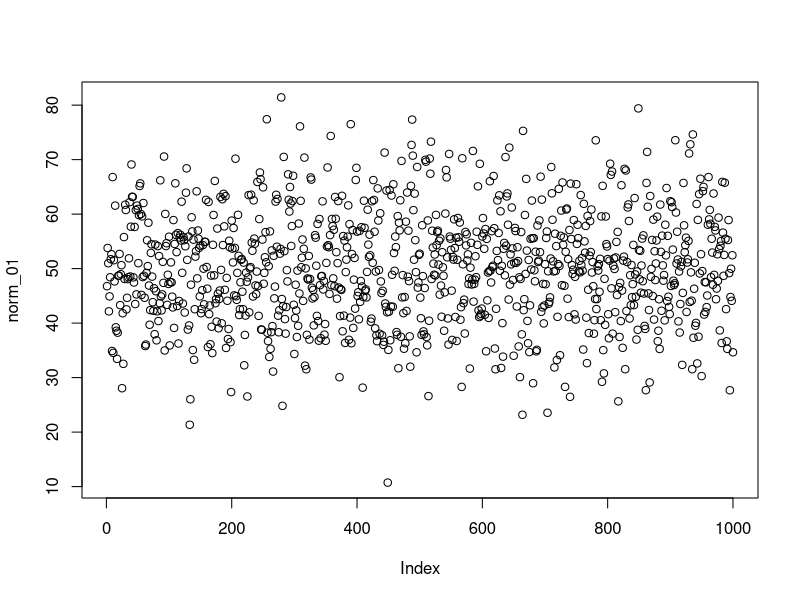
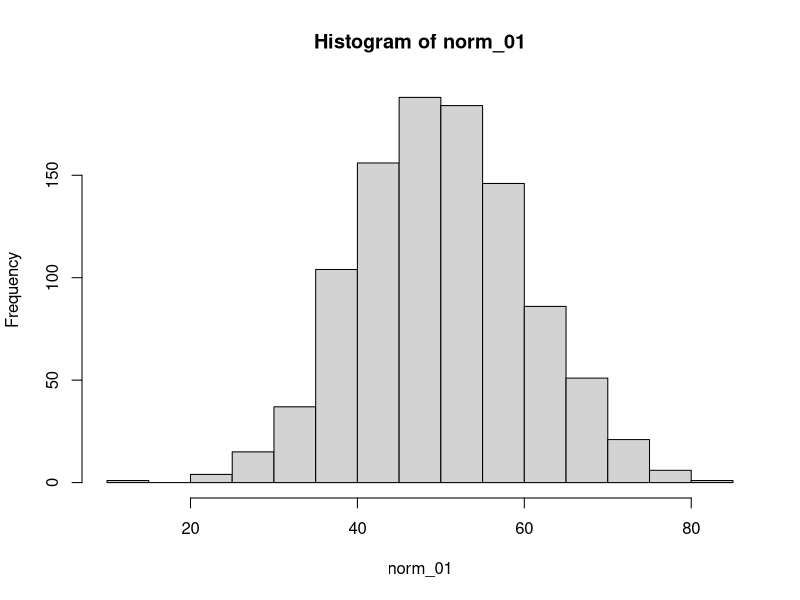
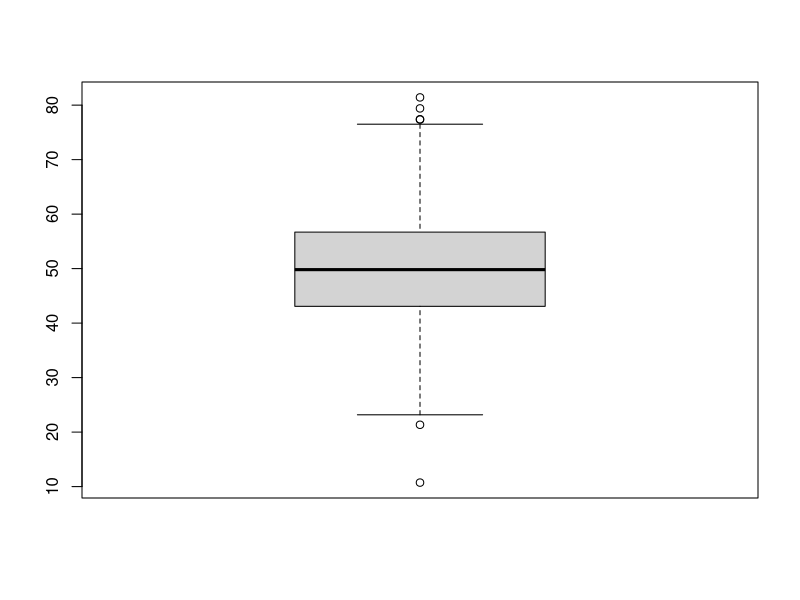
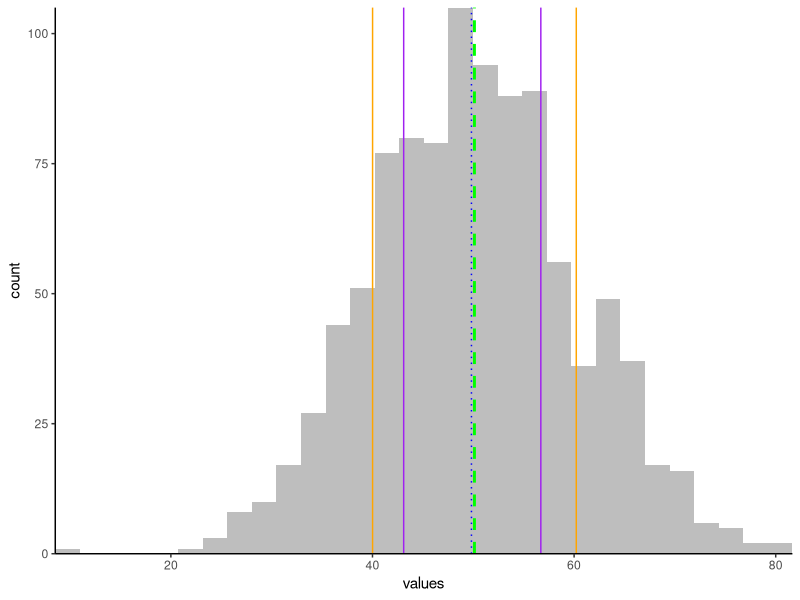
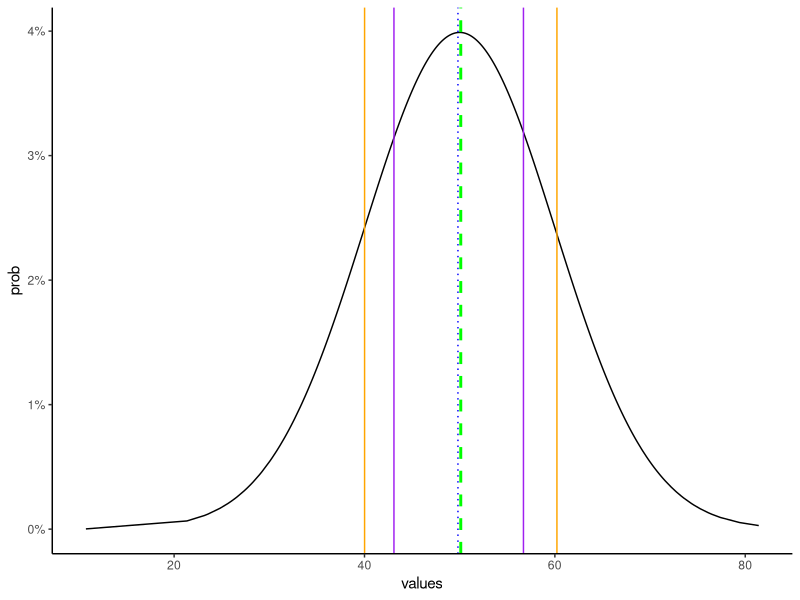
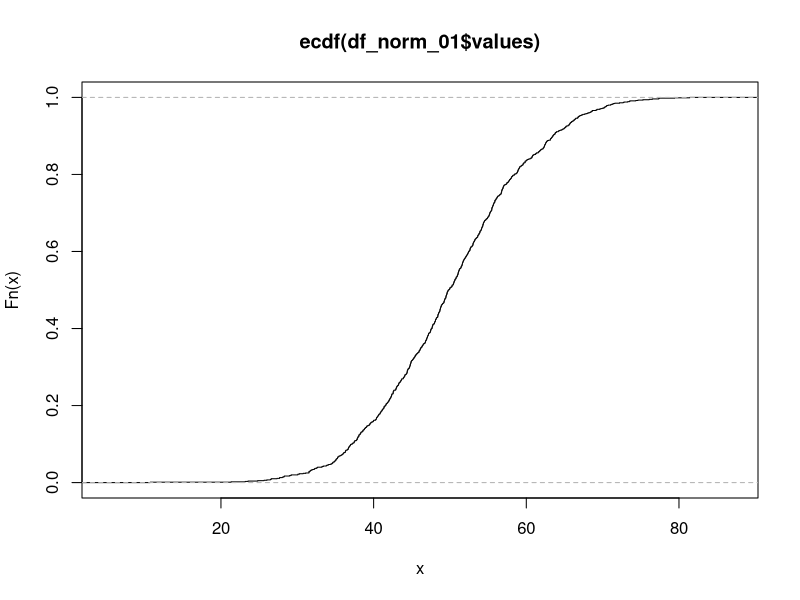
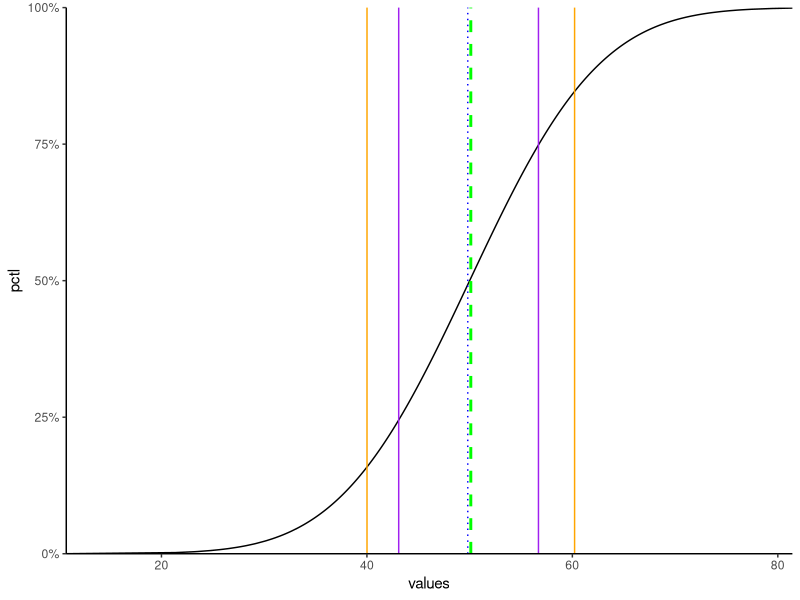
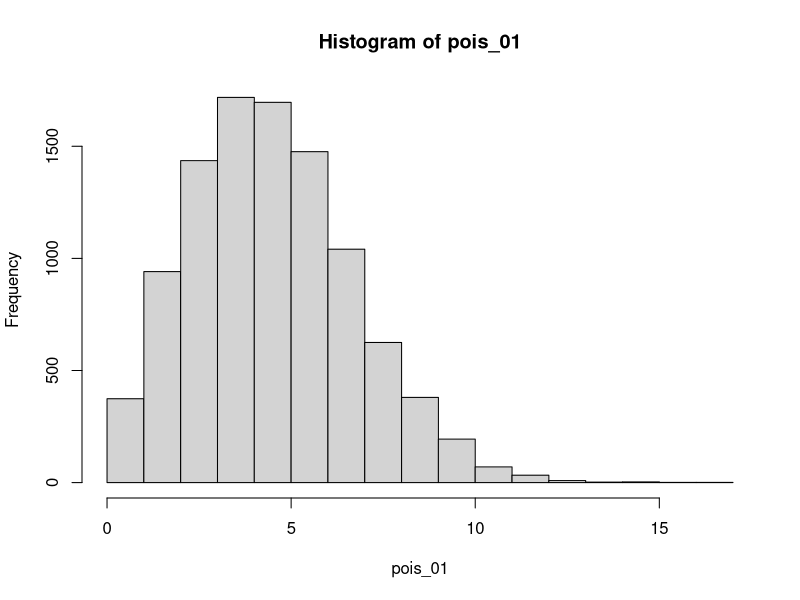

Write the R code that produced these figures, in order.
## ---- chunk 1
knitr::opts_chunk$set(echo=FALSE,
                      message=FALSE,
                      warning=FALSE)

library(tidyverse)
library(lubridate)
library(scales)

## ---- chunk 2

m <- 50
std <- 10
norm_01 <- rnorm(n=1000, mean=m, sd=std)
## ---- chunk 3

plot(norm_01)
hist(norm_01)
boxplot(norm_01)

## ---- chunk 4
df_norm_01 <- data.frame(values=norm_01)

summary(df_norm_01)
print(paste0('Std dev: ', sd(df_norm_01$values)))
## ---- chunk 5

ggplot(df_norm_01, aes(x=values))+geom_histogram(fill='grey')+
  geom_vline(xintercept = mean(df_norm_01$values), color='green', linetype='dashed', size=1)+
  geom_vline(xintercept = median(df_norm_01$values), color='blue', linetype='dotted')+
  geom_vline(xintercept=quantile(df_norm_01$values, 0.25), color='purple')+
  geom_vline(xintercept = quantile(df_norm_01$values, 0.75), color='purple')+
  geom_vline(xintercept=mean(df_norm_01$values)-sd(df_norm_01$values), color='orange')+
  geom_vline(xintercept=mean(df_norm_01$values)+sd(df_norm_01$values), color='orange')+
  scale_y_continuous(expand=c(0,0))+
  scale_x_continuous(expand=c(0,0))+
  theme_classic()
## ---- chunk 6
df_norm_01 <- df_norm_01 %>% mutate(
  prob=dnorm(values, mean=m, sd=std)
)

ggplot(df_norm_01, aes(x=values, y=prob))+geom_line()+
  geom_vline(xintercept = mean(df_norm_01$values), color='green', linetype='dashed', size=1)+
  geom_vline(xintercept = median(df_norm_01$values), color='blue', linetype='dotted')+
  geom_vline(xintercept=quantile(df_norm_01$values, 0.25), color='purple')+
  geom_vline(xintercept = quantile(df_norm_01$values, 0.75), color='purple')+
  geom_vline(xintercept=mean(df_norm_01$values)-sd(df_norm_01$values), color='orange')+
  geom_vline(xintercept=mean(df_norm_01$values)+sd(df_norm_01$values), color='orange')+
  scale_y_continuous(labels=percent)+
  theme_classic()

## ---- chunk 7
plot(ecdf(df_norm_01$values))
## ---- chunk 8
df_norm_01 <- df_norm_01 %>% mutate(
  pctl = pnorm(values, mean=m, sd=std)
)

ggplot(df_norm_01, aes(x=values, y=pctl))+geom_line()+
  geom_vline(xintercept = mean(df_norm_01$values), color='green', linetype='dashed', size=1)+
  geom_vline(xintercept = median(df_norm_01$values), color='blue', linetype='dotted')+
  geom_vline(xintercept=quantile(df_norm_01$values, 0.25), color='purple')+
  geom_vline(xintercept = quantile(df_norm_01$values, 0.75), color='purple')+
  geom_vline(xintercept=mean(df_norm_01$values)-sd(df_norm_01$values), color='orange')+
  geom_vline(xintercept=mean(df_norm_01$values)+sd(df_norm_01$values), color='orange')+
  scale_x_continuous(expand=c(0,0))+
  scale_y_continuous(labels=percent, expand=c(0,0), limits=c(0,1))+
  theme_classic()

## ---- chunk 9
options(scipen = 99)
x <- 40
dnorm(x=x, mean=m, sd=std)

## ---- chunk 10
x <- mean(df_norm_01$values)-sd(df_norm_01$values)
pnorm(q=x, mean=m, sd=std)

## ---- chunk 11
x <- x
y <- mean(df_norm_01$values)+sd(df_norm_01$values)
p_lower <- pnorm(q=x, mean=m, sd=std)
p_upper <- pnorm(q=y, mean=m, sd=std, lower.tail=FALSE)
pxy <- 1-(p_lower+p_upper)

## ---- chunk 12
nn <- 10000
lmb <- 5
pois_01 <- rpois(n=nn, lambda=lmb)
hist(pois_01)
## ---- chunk 13
xx <- c(1:max(pois_01))
lmb <- 5
pois_02 <- dpois(x=xx, lambda=lmb)
plot(pois_02)
## ---- chunk 14
nn <- 1000
lmb <- 10
wpois <- rpois(n=nn, lambda = lmb)
hist(wpois)

xx <- c(1:20)
wpois <- dpois(x=xx, lambda = lmb)
plot(wpois)
## ---- chunk 15
w1 <- 3
lmb <- 10
wdpois <- dpois(x=w1, lambda=lmb)
print(paste0("3 visits: ", wdpois*100, " percent"))

wppois <- ppois(q=w1, lambda = lmb)
print(paste0(w1, " visits or less: ", wppois*100, " percent"))

w1 <- 12
wppois <- ppois(q=w1, lambda = lmb, lower.tail=FALSE)
print(paste0("More than ",w1, " visits: ", wppois*100, " percent"))

## ---- chunk 16
vpm <- 10
df_pois <- data.frame(visits=c(1:24))
#df_pois$prob <- dpois(x=df_pois$visits, lambda=10)
df_pois <- df_pois %>% mutate(
  prob=dpois(x=visits, lambda=vpm),
  cprob=ppois(q=visits, lambda=vpm)
)

plot(df_pois$prob)
plot(df_pois$cprob)

df_pois <- df_pois %>% mutate(
  visitsd=visits*60*24
)

ggplot(df_pois, aes(x=visitsd, y=prob))+geom_line()
## ---- chunk 17
nn <- 1000
df_pois_sim <- data.frame(vpms=rpois(n=nn, lambda=vpm))
df_pois_sim <- df_pois_sim %>% mutate(
  vpd=vpms*60*24
)
ggplot(df_pois_sim, aes(x=vpms))+geom_histogram(binwidth = 1)
## set bindwidth by calc
bw <- (max(df_pois_sim$vpd)-min(df_pois_sim$vpd))/15
## plot vpd
ggplot(df_pois_sim, aes(x=vpd))+geom_histogram(binwidth=bw)
## ---- chunk 18

## function to create gamma samples and density
fGammavardens <- function(num, sh, sc){
  shsc <- paste0('gamma','-',sh,':', sc)
  cat(paste0('shape=',sh,' rate=', sc))
  datagam <- rgamma(n=1000, shape=sh, scale=sc)
  plot.hist <- hist(datagam)
  #plot.hist <- ggplot(data.frame(datagam), aes(x=datagam))+geom_histogram()
  
  datagam <- round(datagam, 3)
  datagam <- unique(datagam)
  dengam <- dgamma(datagam, shape=sh, scale=sc)
  gam <- data.frame(datagam, dengam, ksc=shsc)
  plot.dense <- plot(data=gam, dengam~datagam)
  #plot.dense <- ggplot(gam, aes(x=datagam, y=dengam))+geom_line()+theme_classic()
  
  list(plot.hist, plot.dense)
  return(gam)
}

gam_all <- data.frame()

gamsample <- fGammavardens(1000, 1, 0.5)
gam_all <- bind_rows(gam_all, gamsample)

gamsample <- fGammavardens(1000, 1, 1)
gam_all <- bind_rows(gam_all, gamsample)

gamsample <- fGammavardens(1000, 1, 2)
gam_all <- bind_rows(gam_all, gamsample)

gamsample <- fGammavardens(1000, 2, 0.5)
gam_all <- bind_rows(gam_all, gamsample)

gamsample <- fGammavardens(1000, 2, 2)
gam_all <- bind_rows(gam_all, gamsample)

gamsample <- fGammavardens(1000, 3, 0.5)
gam_all <- bind_rows(gam_all, gamsample)

gamsample <- fGammavardens(1000, 3, 1)
gam_all <- bind_rows(gam_all, gamsample)

gamsample <- fGammavardens(1000, 5, 1)
gam_all <- bind_rows(gam_all, gamsample)


gam_all <- gam_all %>% distinct(datagam, .keep_all = TRUE)
ggplot(gam_all, aes(x=datagam, y=dengam, color=ksc))+
  geom_line()

## ---- chunk 19
reps <- 5000
nexps <- 1 ## 1=full exponential; 2 highly right skewed; 20 almost normal
rate <- 0.1
set.seed(2019)
x1 <- replicate(n=reps, sum(rexp(n=nexps, rate=rate)))
## ---- chunk 20
ggplot(data.frame(x1), aes(x=x1))+
  geom_histogram(aes(y=..density..))+theme_classic()

ggplot(data.frame(x1), aes(x=x1))+
  geom_density()+theme_classic()

## ---- chunk 21
ggplot(data.frame(x1), aes(x=x1))+
  geom_histogram(aes(y=..density..))+
  stat_function(fun=function(x)dgamma(x, shape=nexps, scale=1/rate), color='red', size=1)+
  theme_classic()
## ---- chunk 22
num_sample <- 1000
sh1 <- 0.25
sh2 <- 4
ggplot(data.frame(rb=rbeta(n=num_sample, shape1=sh1, shape2 = sh2)), aes(x=rb))+geom_histogram(aes(y=..density..))+
  geom_density(color='yellow', size=1)
## ---- chunk 23
num_sample <- 1000
sh1 <- 0.25
sh2 <- 1
ggplot(data.frame(rb=rbeta(n=num_sample, shape1=sh1, shape2 = sh2)), aes(x=rb))+geom_histogram(aes(y=..density..))+
  geom_density()
## ---- chunk 24
num_sample <- 1000
sh1 <- 0.5
sh2 <- 1
ggplot(data.frame(rb=rbeta(n=num_sample, shape1=sh1, shape2 = sh2)), aes(x=rb))+geom_histogram(aes(y=..density..))+
  geom_density()
## ---- chunk 25
num_sample <- 1000
sh1 <- 0.5
sh2 <- 5
ggplot(data.frame(rb=rbeta(n=num_sample, shape1=sh1, shape2 = sh2)), aes(x=rb))+geom_histogram(aes(y=..density..))+
  geom_density()
## ---- chunk 26
num_sample <- 1000
sh1 <- 1
sh2 <- 1
ggplot(data.frame(rb=rbeta(n=num_sample, shape1=sh1, shape2 = sh2)), aes(x=rb))+geom_histogram(aes(y=..density..))+
  geom_density()
## ---- chunk 27
num_sample <- 1000
sh1 <- 1
sh2 <- 2
ggplot(data.frame(rb=rbeta(n=num_sample, shape1=sh1, shape2 = sh2)), aes(x=rb))+geom_histogram(aes(y=..density..))+
  geom_density()
## ---- chunk 28
num_sample <- 1000
sh1 <- 2
sh2 <- 1
ggplot(data.frame(rb=rbeta(n=num_sample, shape1=sh1, shape2 = sh2)), aes(x=rb))+geom_histogram(aes(y=..density..))+
  geom_density()
## ---- chunk 29
num_sample <- 1000
sh1 <- 5
sh2 <- 5
ggplot(data.frame(rb=rbeta(n=num_sample, shape1=sh1, shape2 = sh2)), aes(x=rb))+geom_histogram(aes(y=..density..))+
  geom_density()
## ---- chunk 30
num_sample <- 50000

# a test
convert <- 20
notconvert <- 100
acr <- convert/sum(convert, notconvert)

a <- rbeta(n=num_sample, shape1=convert, shape2=notconvert)
ad <- density(a)
#plot(ad)

# b test
convert <- 38
notconvert <- 110
bcr <- convert/sum(convert, notconvert)
b <- rbeta(n=num_sample, shape1=convert, shape2=notconvert)
bd <- density(b)
#plot(bd)

abd <- data.frame(ax=ad$x,
                  ay=ad$y,
                  bx=bd$x,
                  by=bd$y)

ggplot(abd)+geom_line(aes(x=ax, y=ay), color='blue')+
  geom_line(aes(x=bx, y=by), color='red')+
  scale_x_continuous(limits=c(0,1))+
  theme_classic()

## alternate approach to organizing data for display (tidy)
ad <- data.frame(test='a',
                  x=ad$x,
                  y=ad$y
                  )
bd <- data.frame(test='b',
                 x=bd$x,
                 y=bd$y)
abd <- bind_rows(ad, bd)

ggplot(abd, aes(x=x, y=y, color=test))+geom_line()+
  geom_vline(xintercept=acr, linetype='dashed')+
  geom_vline(xintercept=bcr, linetype='dashed')+
  scale_x_continuous(limits=c(0,1))+
  theme_classic()
